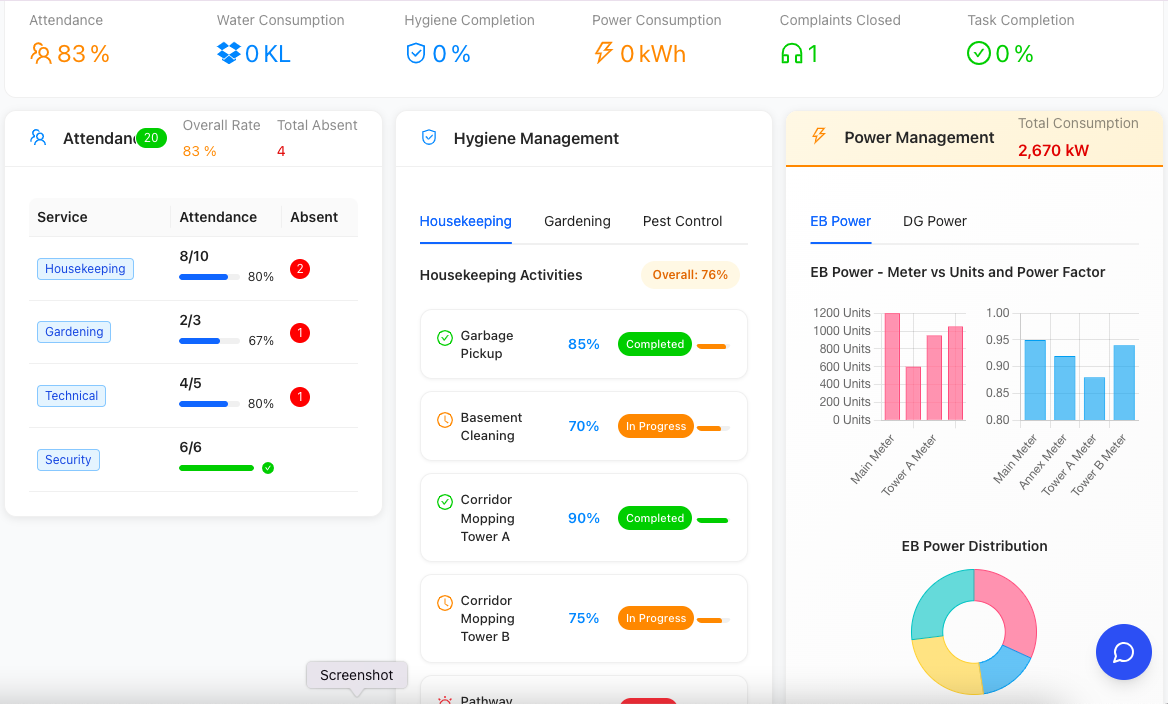
#> input picture attached_assets/Dashboard_1_1764862596336.png, 1168 x 704 px
$ python combine_dashboards.py
#> lines starting #> are read from the running program, lines starting #| are printed output that depends on the picture
#!/usr/bin/env python3
"""
Script to combine two dashboard images and add labels.
Requires Pillow: pip install Pillow
"""

try:
    from PIL import Image, ImageDraw, ImageFont
except ImportError:
    print("Pillow is required. Install it with: pip install Pillow")
    exit(1)

import os

# Paths to the dashboard images
dashboard1_path = "attached_assets/Dashboard_1_1764862596336.png"
dashboard2_path = "attached_assets/Dashboard_2_1764862596340.png"
output_path = "attached_assets/combined_dashboard.png"

# Open both images
img1 = Image.open(dashboard1_path)
#> img1 is the input picture: PIL image 1168x704 RGBA; mean R, G, B, A 244.2, 244.7, 243.9, 255
img2 = Image.open(dashboard2_path)
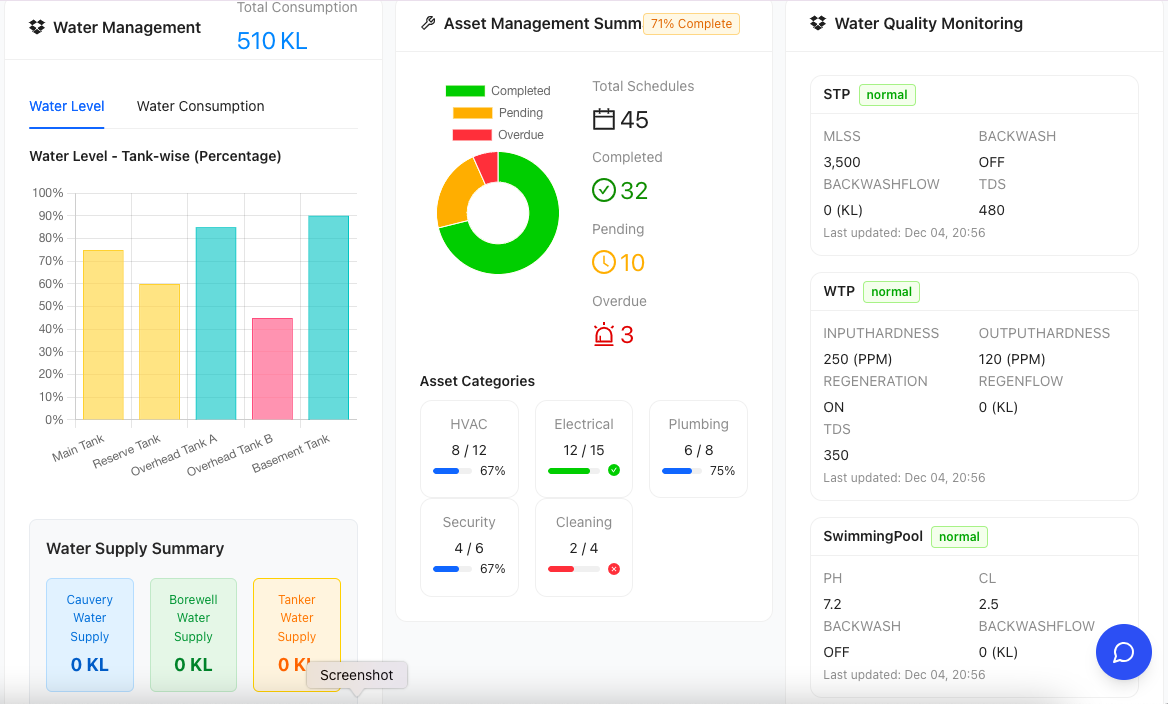
#> input picture attached_assets/Dashboard_2_1764862596340.png, 1168 x 704 px
#> img2 is the input picture: PIL image 1168x704 RGBA; mean R, G, B, A 242.4, 245.7, 242.1, 255

print(f"Image 1 size: {img1.size}")
#| Image 1 size: (1168, 704)
print(f"Image 2 size: {img2.size}")
#| Image 2 size: (1168, 704)

# Convert images to RGBA for transparency support
img1 = img1.convert('RGBA')
img2 = img2.convert('RGBA')

# Calculate combined dimensions (side by side)
# Use the maximum height and sum the widths
combined_width = img1.width + img2.width
#> combined_width = 2336
combined_height = max(img1.height, img2.height)
#> combined_height = 704

# Create a new image with white background in RGBA mode
combined_img = Image.new('RGBA', (combined_width, combined_height), color=(255, 255, 255, 255))
#> combined_img: PIL image 2336x704 RGBA; every value is 255

# Paste the images side by side
combined_img.paste(img1, (0, 0), img1)
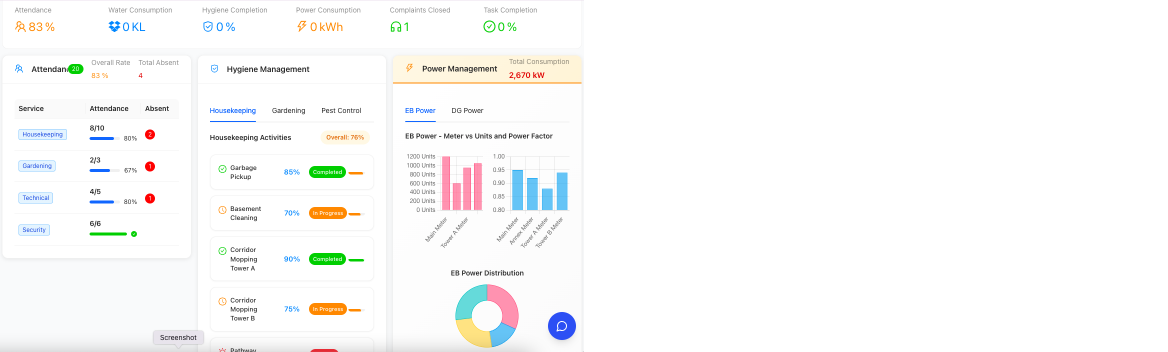
#> combined_img: PIL image 2336x704 RGBA (shown at 1/2 size); mean R, G, B, A 249.6, 249.9, 249.4, 255
combined_img.paste(img2, (img1.width, 0), img2)
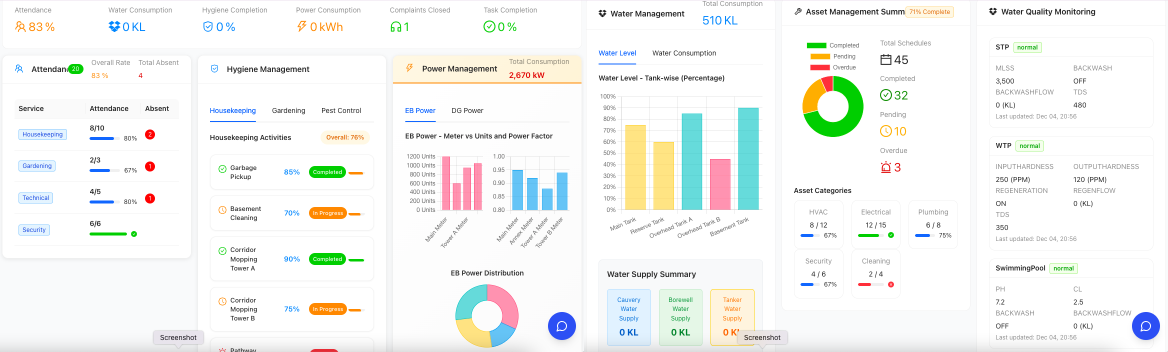
#> combined_img: PIL image 2336x704 RGBA (shown at 1/2 size); mean R, G, B, A 243.3, 245.2, 243, 255

# Create a drawing context
draw = ImageDraw.Draw(combined_img)

# Try to load a nice font, fallback to default if not available
font_size = 56
font = None
try:
    # Try to use a system font (MacOS)
    font_paths = [
        "/System/Library/Fonts/Supplemental/Arial Bold.ttf",
        "/System/Library/Fonts/Helvetica.ttc",
        "/System/Library/Fonts/Arial.ttf",
        "/usr/share/fonts/truetype/dejavu/DejaVuSans-Bold.ttf",
    ]
    for path in font_paths:
        if os.path.exists(path):
            try:
                font = ImageFont.truetype(path, font_size)
                break
            except:
                continue
except:
    pass

if font is None:
    try:
        font = ImageFont.load_default()
    except:
        font = ImageFont.load_default()

# Define label positions and colors
# Based on dashboard layout:
# Image 1: Power Management (top right), Attendance/Hygiene (left/middle) - Service Efficiency covers attendance/hygiene
# Image 2: Water Management (top left), Asset Management (middle), Water Quality (bottom)
labels = [
    {
        "text": "Power Management",
        "position": (img1.width - 400, 60),  # Top-right area of image 1 (where Power Management panel is)
        "bg_color": (59, 130, 246, 220),  # Blue with transparency
        "text_color": (255, 255, 255)
    },
    {
        "text": "Water Management",
        "position": (img1.width + 60, 60),  # Top-left area of image 2 (where Water Management panel is)
        "bg_color": (34, 197, 94, 220),  # Green with transparency
        "text_color": (255, 255, 255)
    },
    {
        "text": "Asset Management",
        "position": (img1.width + img2.width // 2 - 200, img2.height // 2 - 50),  # Middle area of image 2
        "bg_color": (168, 85, 247, 220),  # Purple with transparency
        "text_color": (255, 255, 255)
    },
    {
        "text": "Service Efficiency",
        "position": (60, img1.height // 2 - 50),  # Middle-left area of image 1 (where Attendance/Hygiene are)
        "bg_color": (251, 146, 60, 220),  # Orange with transparency
        "text_color": (255, 255, 255)
    }
]

# Draw labels with background
for label in labels:
    # Get text size
    bbox = draw.textbbox((0, 0), label["text"], font=font)
    text_width = bbox[2] - bbox[0]
    text_height = bbox[3] - bbox[1]

    # Calculate padding
    padding = 20

    # Draw background rectangle
    rect_x1 = label["position"][0] - padding
    rect_y1 = label["position"][1] - padding
    rect_x2 = label["position"][0] + text_width + padding
    rect_y2 = label["position"][1] + text_height + padding

    # Draw background rectangle with transparency
    draw.rectangle(
        [rect_x1, rect_y1, rect_x2, rect_y2],
        fill=label["bg_color"]
    )

    # Draw text
    draw.text(
        label["position"],
        label["text"],
        fill=label["text_color"],
        font=font
    )
#> this loop made 4 passes
#> (bbox, text_width, text_height, rect_x2, rect_y2) on passes 1 to 4: ((0, 11, 629, 64), 629, 53, 1417, 133), ((0, 11, 622, 64), 622, 53, 1870, 133), ((0, 11, 607, 64), 607, 53, 2179, 375), ((0, 9, 553, 64), 553, 55, 633, 377)

# Convert back to RGB for saving (removes alpha channel for smaller file size)
combined_img_rgb = combined_img.convert('RGB')
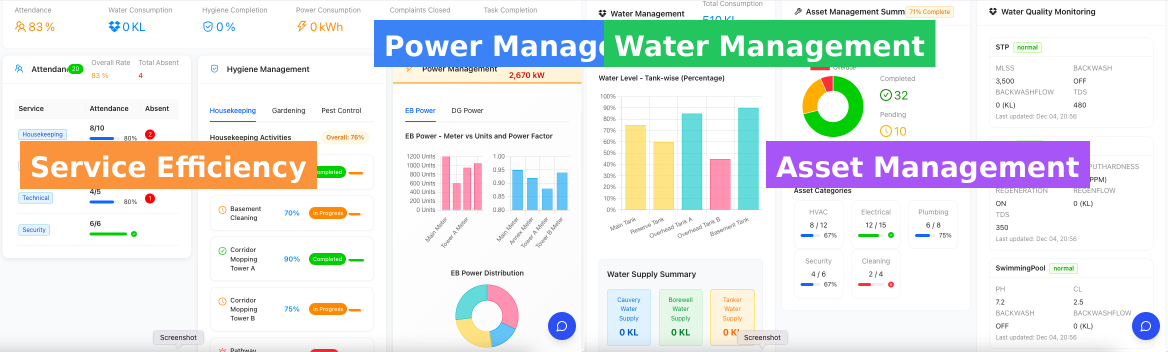
#> combined_img_rgb: PIL image 2336x704 RGB (shown at 1/2 size); mean R, G, B 230.4, 233.2, 233

# Save the combined image
combined_img_rgb.save(output_path, "PNG", quality=95, optimize=True)
print(f"\nCombined dashboard saved to: {output_path}")
print(f"Combined image size: {combined_img_rgb.size}")
#| Combined image size: (2336, 704)
